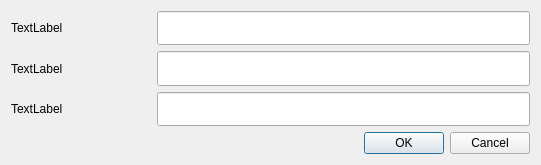
<?xml version="1.0" encoding="UTF-8"?>
<ui version="4.0">
 <class>move_dialog</class>
 <widget class="QDialog" name="move_dialog">
  <property name="geometry">
   <rect>
    <x>0</x>
    <y>0</y>
    <width>541</width>
    <height>165</height>
   </rect>
  </property>
  <property name="windowTitle">
   <string>Move Dialog</string>
  </property>
  <property name="windowIcon">
   <iconset>
    <normaloff>../images/folder.png</normaloff>../images/folder.png</iconset>
  </property>
  <layout class="QGridLayout" name="gridLayout_2">
   <item row="0" column="0">
    <layout class="QGridLayout" name="gridLayout">
     <item row="2" column="1">
      <widget class="QLineEdit" name="file_name_edit">
       <property name="minimumSize">
        <size>
         <width>350</width>
         <height>20</height>
        </size>
       </property>
       <property name="maximumSize">
        <size>
         <width>500</width>
         <height>40</height>
        </size>
       </property>
      </widget>
     </item>
     <item row="1" column="0">
      <widget class="QLabel" name="move_to_label">
       <property name="minimumSize">
        <size>
         <width>140</width>
         <height>0</height>
        </size>
       </property>
       <property name="text">
        <string>TextLabel</string>
       </property>
      </widget>
     </item>
     <item row="0" column="0">
      <widget class="QLabel" name="move_from_label">
       <property name="minimumSize">
        <size>
         <width>140</width>
         <height>0</height>
        </size>
       </property>
       <property name="text">
        <string>TextLabel</string>
       </property>
      </widget>
     </item>
     <item row="0" column="1">
      <widget class="QLineEdit" name="move_from_edit">
       <property name="minimumSize">
        <size>
         <width>350</width>
         <height>20</height>
        </size>
       </property>
       <property name="maximumSize">
        <size>
         <width>500</width>
         <height>40</height>
        </size>
       </property>
      </widget>
     </item>
     <item row="2" column="0">
      <widget class="QLabel" name="file_name_label">
       <property name="minimumSize">
        <size>
         <width>140</width>
         <height>0</height>
        </size>
       </property>
       <property name="text">
        <string>TextLabel</string>
       </property>
      </widget>
     </item>
     <item row="1" column="1">
      <widget class="QLineEdit" name="move_to_edit">
       <property name="minimumSize">
        <size>
         <width>350</width>
         <height>20</height>
        </size>
       </property>
       <property name="maximumSize">
        <size>
         <width>500</width>
         <height>40</height>
        </size>
       </property>
      </widget>
     </item>
     <item row="3" column="1">
      <widget class="QDialogButtonBox" name="buttonBox">
       <property name="orientation">
        <enum>Qt::Horizontal</enum>
       </property>
       <property name="standardButtons">
        <set>QDialogButtonBox::Cancel|QDialogButtonBox::Ok</set>
       </property>
      </widget>
     </item>
    </layout>
   </item>
  </layout>
 </widget>
 <resources/>
 <connections>
  <connection>
   <sender>buttonBox</sender>
   <signal>accepted()</signal>
   <receiver>move_dialog</receiver>
   <slot>accept()</slot>
   <hints>
    <hint type="sourcelabel">
     <x>248</x>
     <y>254</y>
    </hint>
    <hint type="destinationlabel">
     <x>157</x>
     <y>274</y>
    </hint>
   </hints>
  </connection>
  <connection>
   <sender>buttonBox</sender>
   <signal>rejected()</signal>
   <receiver>move_dialog</receiver>
   <slot>reject()</slot>
   <hints>
    <hint type="sourcelabel">
     <x>316</x>
     <y>260</y>
    </hint>
    <hint type="destinationlabel">
     <x>286</x>
     <y>274</y>
    </hint>
   </hints>
  </connection>
 </connections>
</ui>
